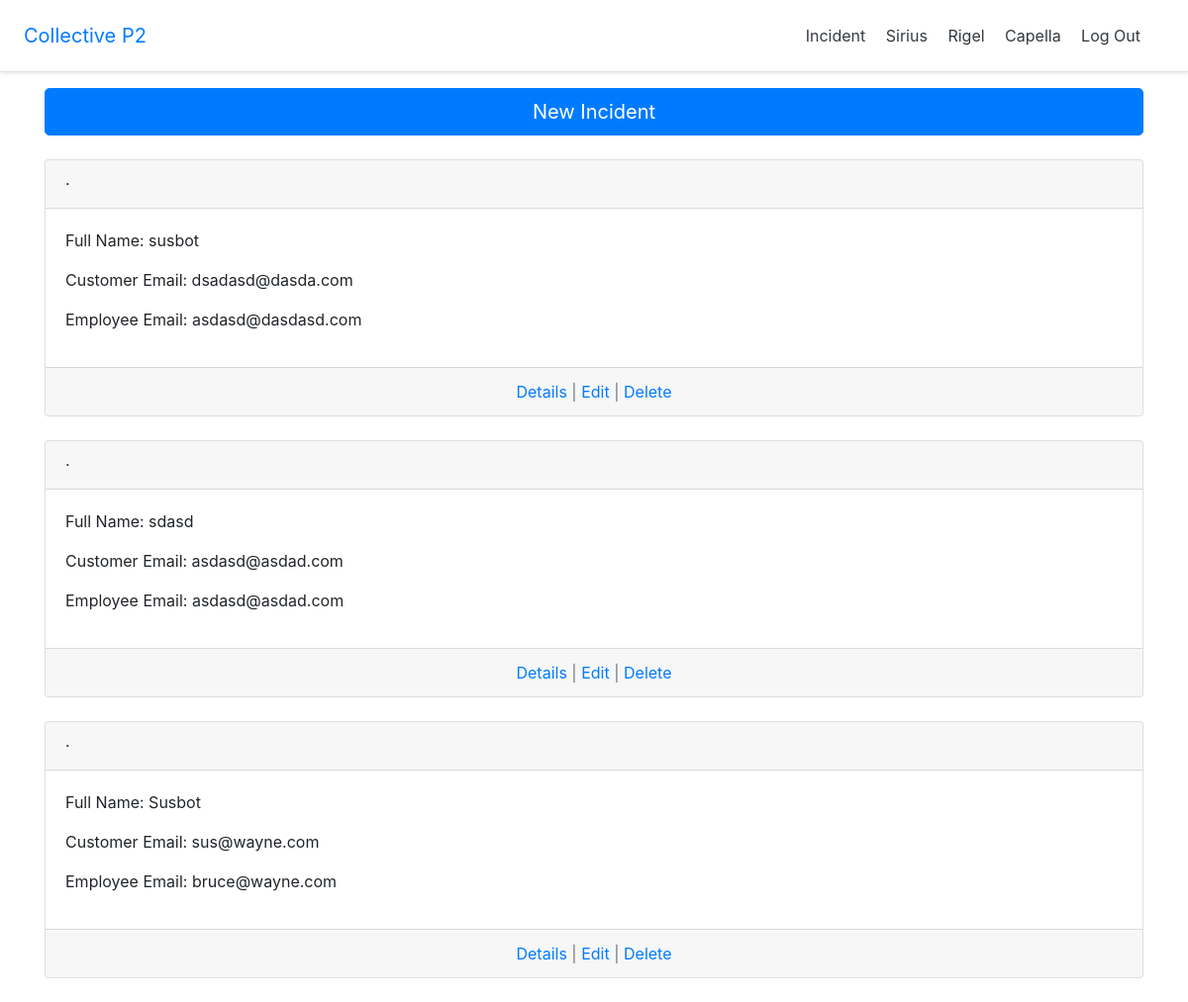
The page /incidents/ (signed in) on the database as committed earlier.
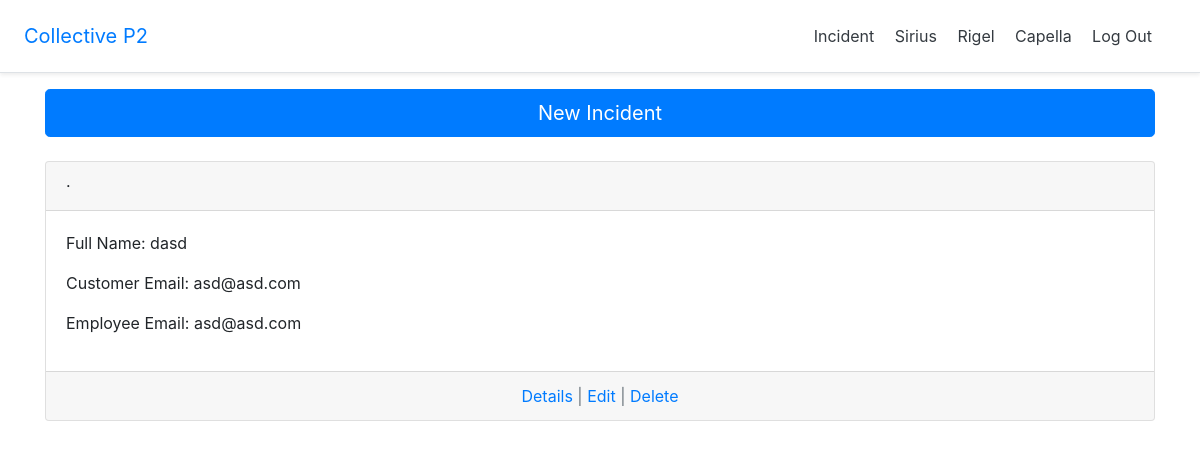
The same page on the database as committed later.
### incidents/models.py (models this page shows, shortened)
class Incident(models.Model):
    full_name = models.CharField(max_length=50)
    team = models.CharField(max_length=20)
    organization_impacted_by_incident = models.CharField(max_length=20)
    incident_discovery_method = models.TextField()
    affiliation_to_org = models.CharField(max_length=30)
    user_incident_reported_by = models.CharField(max_length=20)
    employee_email = models.EmailField()
    customer_email = models.EmailField()
    prevention = models.TextField()
    additional_notes = models.TextField()
    date_incident_reported = models.DateField(auto_now_add=True, editable=True)
    date_incident_occured = models.DateField(auto_now=False)
    author = models.ForeignKey(
        get_user_model(),
        on_delete=models.CASCADE
    )

### incidents/views.py (the view)
# urls.py: path('', HomeListView.as_view(), name='incidents/incident_list'),
class HomeListView(LoginRequiredMixin, ListView):
    model = Incident
    template_name = 'incidents/incident_list.html'

### templates/incidents/incident_list.html (shortened to what this page needs)
{% extends 'base.html' %}
{% block content %}
    <div>
        <a class="btn btn-primary btn-lg btn-block" href="{% url 'incidents/incident_new' %}">New Incident</a>
    </div>
    <br />
    {% for incident in object_list %}
        <div class="card">
            <div class="card-header">
                 &middot;
            </div>
            <div class="card-body">
                <p>Full Name: {{ incident.full_name }} </p>
                <p>Customer Email: {{ incident.customer_email }} </p>
                <p>Employee Email: {{ incident.employee_email }}</p>
            </div>
            <div class="card-footer text-center text-muted">
                <a href="{% url 'incidents/incident_detail' incident.pk %}">Details</a> |
                <a href="{% url 'incidents/incident_edit' incident.pk %}">Edit</a> |
                <a href="{% url 'incidents/incident_delete' incident.pk %}">Delete</a>
            </div>
        </div>
        <br />
    {% endfor %}
{% endblock content %}

Rows that differ between the two databases and show on the page:
removed Incident: full_name "susbot", customer_email "dsadasd@dasda.com", employee_email "asdasd@dasdasd.com"
removed Incident: full_name "Susbot", customer_email "sus@wayne.com", employee_email "bruce@wayne.com"
changed Incident: full_name "sdasd" → "dasd"; customer_email "asdasd@asdad.com" → "asd@asd.com"; employee_email "asdasd@asdad.com" → "asd@asd.com"
